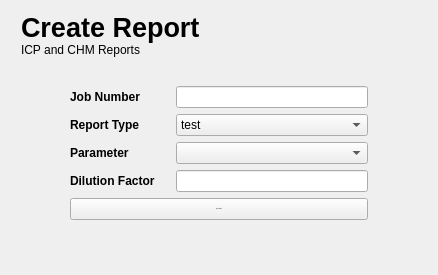
         <widget class="QWidget" name="createPage">
          <property name="styleSheet">
           <string notr="true"/>
          </property>
          <layout class="QGridLayout" name="gridLayout_2">
           <property name="leftMargin">
            <number>12</number>
           </property>
           <property name="topMargin">
            <number>12</number>
           </property>
           <property name="rightMargin">
            <number>12</number>
           </property>
           <property name="bottomMargin">
            <number>0</number>
           </property>
           <property name="horizontalSpacing">
            <number>-1</number>
           </property>
           <property name="verticalSpacing">
            <number>0</number>
           </property>
           <item row="0" column="0">
            <widget class="QWidget" name="createReportHeader" native="true">
             <property name="sizePolicy">
              <sizepolicy hsizetype="Preferred" vsizetype="MinimumExpanding">
               <horstretch>0</horstretch>
               <verstretch>0</verstretch>
              </sizepolicy>
             </property>
             <property name="maximumSize">
              <size>
               <width>16777215</width>
               <height>80</height>
              </size>
             </property>
             <property name="styleSheet">
              <string notr="true"/>
             </property>
             <layout class="QVBoxLayout" name="verticalLayout_7">
              <property name="spacing">
               <number>0</number>
              </property>
              <property name="topMargin">
               <number>0</number>
              </property>
              <property name="bottomMargin">
               <number>0</number>
              </property>
              <item>
               <widget class="QLabel" name="createReportTitle">
                <property name="font">
                 <font>
                  <pointsize>20</pointsize>
                  <weight>75</weight>
                  <bold>true</bold>
                 </font>
                </property>
                <property name="styleSheet">
                 <string notr="true"/>
                </property>
                <property name="text">
                 <string>Create Report</string>
                </property>
               </widget>
              </item>
              <item>
               <widget class="QLabel" name="createReportDesc">
                <property name="text">
                 <string>ICP and CHM Reports </string>
                </property>
               </widget>
              </item>
             </layout>
            </widget>
           </item>
           <item row="1" column="0">
            <widget class="QWidget" name="createPageBody" native="true">
             <property name="styleSheet">
              <string notr="true"/>
             </property>
             <layout class="QHBoxLayout" name="horizontalLayout_9">
              <item>
               <spacer name="horizontalSpacer_7">
                <property name="orientation">
                 <enum>Qt::Horizontal</enum>
                </property>
                <property name="sizeHint" stdset="0">
                 <size>
                  <width>40</width>
                  <height>20</height>
                 </size>
                </property>
               </spacer>
              </item>
              <item>
               <widget class="QWidget" name="createReportWidget" native="true">
                <property name="minimumSize">
                 <size>
                  <width>0</width>
                  <height>0</height>
                 </size>
                </property>
                <property name="maximumSize">
                 <size>
                  <width>350</width>
                  <height>200</height>
                 </size>
                </property>
                <property name="styleSheet">
                 <string notr="true"/>
                </property>
                <layout class="QVBoxLayout" name="verticalLayout_42">
                 <property name="topMargin">
                  <number>20</number>
                 </property>
                 <property name="bottomMargin">
                  <number>12</number>
                 </property>
                 <item>
                  <widget class="QWidget" name="widget_2" native="true">
                   <property name="minimumSize">
                    <size>
                     <width>0</width>
                     <height>0</height>
                    </size>
                   </property>
                   <property name="maximumSize">
                    <size>
                     <width>16777215</width>
                     <height>30</height>
                    </size>
                   </property>
                   <layout class="QHBoxLayout" name="horizontalLayout_41">
                    <property name="leftMargin">
                     <number>0</number>
                    </property>
                    <property name="topMargin">
                     <number>0</number>
                    </property>
                    <property name="rightMargin">
                     <number>0</number>
                    </property>
                    <property name="bottomMargin">
                     <number>0</number>
                    </property>
                    <item>
                     <widget class="QLabel" name="jobNumLabel">
                      <property name="minimumSize">
                       <size>
                        <width>100</width>
                        <height>0</height>
                       </size>
                      </property>
                      <property name="maximumSize">
                       <size>
                        <width>100</width>
                        <height>16777215</height>
                       </size>
                      </property>
                      <property name="font">
                       <font>
                        <weight>75</weight>
                        <bold>true</bold>
                       </font>
                      </property>
                      <property name="text">
                       <string>Job Number</string>
                      </property>
                     </widget>
                    </item>
                    <item>
                     <widget class="QLineEdit" name="jobNumInput"/>
                    </item>
                   </layout>
                  </widget>
                 </item>
                 <item>
                  <widget class="QWidget" name="widget_4" native="true">
                   <property name="minimumSize">
                    <size>
                     <width>0</width>
                     <height>0</height>
                    </size>
                   </property>
                   <property name="maximumSize">
                    <size>
                     <width>16777215</width>
                     <height>30</height>
                    </size>
                   </property>
                   <layout class="QHBoxLayout" name="horizontalLayout_42">
                    <property name="leftMargin">
                     <number>0</number>
                    </property>
                    <property name="topMargin">
                     <number>0</number>
                    </property>
                    <property name="rightMargin">
                     <number>0</number>
                    </property>
                    <property name="bottomMargin">
                     <number>0</number>
                    </property>
                    <item>
                     <widget class="QLabel" name="reportTypeLabel">
                      <property name="minimumSize">
                       <size>
                        <width>100</width>
                        <height>0</height>
                       </size>
                      </property>
                      <property name="maximumSize">
                       <size>
                        <width>100</width>
                        <height>16777215</height>
                       </size>
                      </property>
                      <property name="font">
                       <font>
                        <weight>75</weight>
                        <bold>true</bold>
                       </font>
                      </property>
                      <property name="text">
                       <string>Report Type</string>
                      </property>
                     </widget>
                    </item>
                    <item>
                     <widget class="QComboBox" name="reportType">
                      <property name="sizePolicy">
                       <sizepolicy hsizetype="Preferred" vsizetype="Fixed">
                        <horstretch>0</horstretch>
                        <verstretch>0</verstretch>
                       </sizepolicy>
                      </property>
                      <property name="minimumSize">
                       <size>
                        <width>0</width>
                        <height>0</height>
                       </size>
                      </property>
                      <property name="maximumSize">
                       <size>
                        <width>16777215</width>
                        <height>16777215</height>
                       </size>
                      </property>
                      <item>
                       <property name="text">
                        <string>test</string>
                       </property>
                      </item>
                      <item>
                       <property name="text">
                        <string>test2</string>
                       </property>
                      </item>
                     </widget>
                    </item>
                   </layout>
                  </widget>
                 </item>
                 <item>
                  <widget class="QWidget" name="widget_6" native="true">
                   <property name="minimumSize">
                    <size>
                     <width>0</width>
                     <height>0</height>
                    </size>
                   </property>
                   <property name="maximumSize">
                    <size>
                     <width>16777215</width>
                     <height>30</height>
                    </size>
                   </property>
                   <layout class="QHBoxLayout" name="horizontalLayout_43">
                    <property name="leftMargin">
                     <number>0</number>
                    </property>
                    <property name="topMargin">
                     <number>0</number>
                    </property>
                    <property name="rightMargin">
                     <number>0</number>
                    </property>
                    <property name="bottomMargin">
                     <number>0</number>
                    </property>
                    <item>
                     <widget class="QLabel" name="ParamLabel">
                      <property name="minimumSize">
                       <size>
                        <width>100</width>
                        <height>0</height>
                       </size>
                      </property>
                      <property name="maximumSize">
                       <size>
                        <width>100</width>
                        <height>16777215</height>
                       </size>
                      </property>
                      <property name="font">
                       <font>
                        <weight>75</weight>
                        <bold>true</bold>
                       </font>
                      </property>
                      <property name="text">
                       <string>Parameter</string>
                      </property>
                     </widget>
                    </item>
                    <item>
                     <widget class="QComboBox" name="paramType">
                      <property name="minimumSize">
                       <size>
                        <width>0</width>
                        <height>0</height>
                       </size>
                      </property>
                      <property name="maximumSize">
                       <size>
                        <width>16777215</width>
                        <height>16777215</height>
                       </size>
                      </property>
                     </widget>
                    </item>
                   </layout>
                  </widget>
                 </item>
                 <item>
                  <widget class="QWidget" name="widget_7" native="true">
                   <property name="minimumSize">
                    <size>
                     <width>0</width>
                     <height>0</height>
                    </size>
                   </property>
                   <property name="maximumSize">
                    <size>
                     <width>16777215</width>
                     <height>30</height>
                    </size>
                   </property>
                   <layout class="QHBoxLayout" name="horizontalLayout_44">
                    <property name="leftMargin">
                     <number>0</number>
                    </property>
                    <property name="topMargin">
                     <number>0</number>
                    </property>
                    <property name="rightMargin">
                     <number>0</number>
                    </property>
                    <property name="bottomMargin">
                     <number>0</number>
                    </property>
                    <item>
                     <widget class="QLabel" name="label">
                      <property name="minimumSize">
                       <size>
                        <width>100</width>
                        <height>0</height>
                       </size>
                      </property>
                      <property name="maximumSize">
                       <size>
                        <width>100</width>
                        <height>16777215</height>
                       </size>
                      </property>
                      <property name="font">
                       <font>
                        <weight>75</weight>
                        <bold>true</bold>
                       </font>
                      </property>
                      <property name="text">
                       <string>Dilution Factor</string>
                      </property>
                     </widget>
                    </item>
                    <item>
                     <widget class="QLineEdit" name="dilutionInput">
                      <property name="minimumSize">
                       <size>
                        <width>192</width>
                        <height>0</height>
                       </size>
                      </property>
                      <property name="maximumSize">
                       <size>
                        <width>16777215</width>
                        <height>16777215</height>
                       </size>
                      </property>
                     </widget>
                    </item>
                   </layout>
                  </widget>
                 </item>
                 <item>
                  <widget class="QPushButton" name="NextSection">
                   <property name="minimumSize">
                    <size>
                     <width>102</width>
                     <height>22</height>
                    </size>
                   </property>
                   <property name="maximumSize">
                    <size>
                     <width>16777215</width>
                     <height>16777215</height>
                    </size>
                   </property>
                   <property name="font">
                    <font>
                     <pointsize>-1</pointsize>
                    </font>
                   </property>
                   <property name="mouseTracking">
                    <bool>false</bool>
                   </property>
                   <property name="text">
                    <string>Next Section</string>
                   </property>
                  </widget>
                 </item>
                 <item>
                  <spacer name="verticalSpacer_16">
                   <property name="orientation">
                    <enum>Qt::Vertical</enum>
                   </property>
                   <property name="sizeHint" stdset="0">
                    <size>
                     <width>20</width>
                     <height>40</height>
                    </size>
                   </property>
                  </spacer>
                 </item>
                </layout>
               </widget>
              </item>
              <item>
               <spacer name="horizontalSpacer_8">
                <property name="orientation">
                 <enum>Qt::Horizontal</enum>
                </property>
                <property name="sizeHint" stdset="0">
                 <size>
                  <width>40</width>
                  <height>20</height>
                 </size>
                </property>
               </spacer>
              </item>
             </layout>
            </widget>
           </item>
          </layout>
         </widget>
